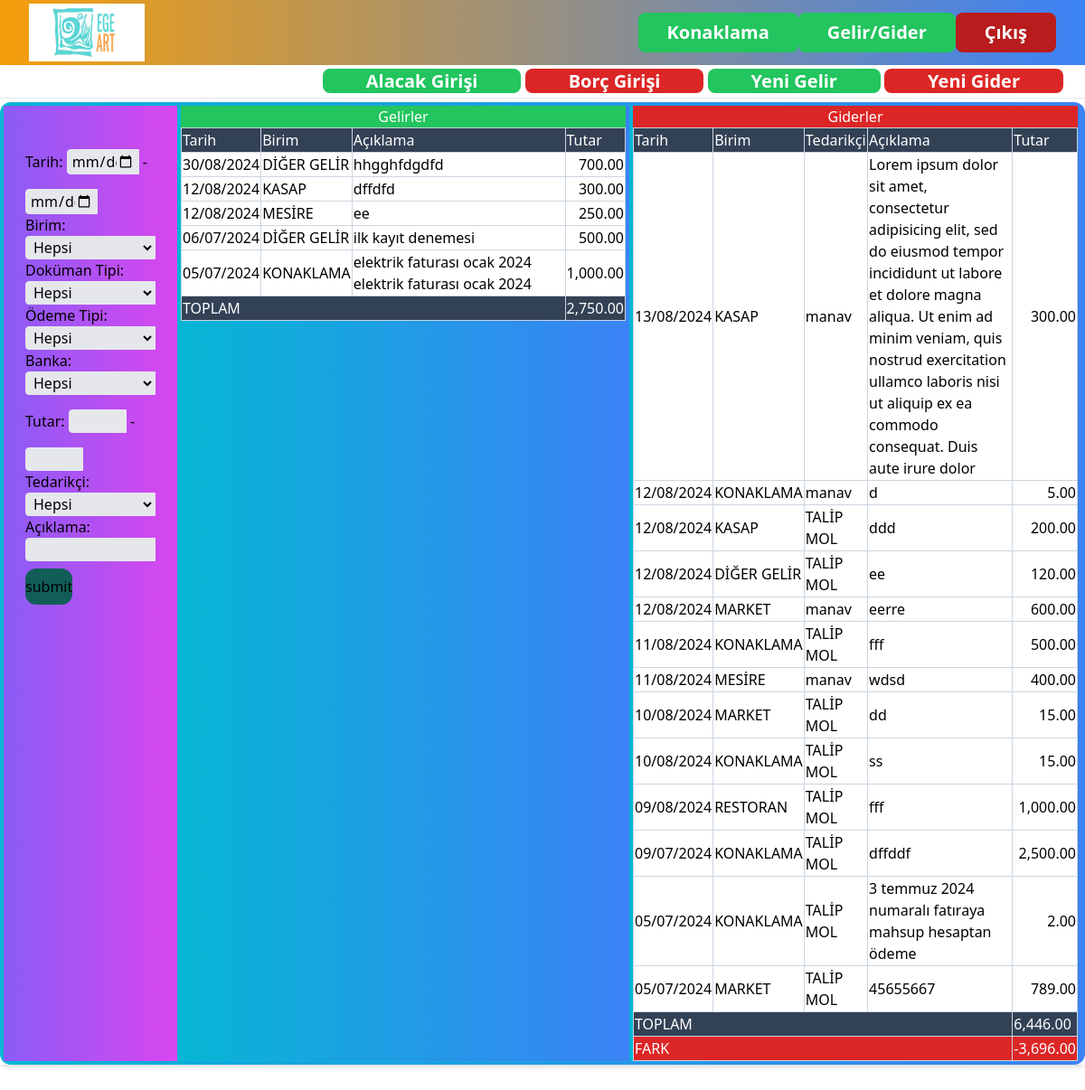
The app's page / (signed in) with its own data.
### account/models.py (models this page shows, shortened)
class Account(models.Model):
    documentType = models.ForeignKey(DocumentType,related_name='accounts',on_delete=models.CASCADE)
    payType = models.ForeignKey(PayType,related_name='accounts',on_delete=models.CASCADE,blank=True,null=True)
    banka = models.ForeignKey(Banka,related_name='accounts',on_delete=models.CASCADE,blank=True,null=True)
    documentDate = models.DateField()
    description = models.CharField(max_length=255,blank=True,null=True)
    price = models.FloatField()
    currencyUnit = models.ForeignKey(CurrencyUnit,related_name='accounts',on_delete=models.CASCADE)
    area = models.ForeignKey(area_models.Area,related_name='accounts',on_delete=models.CASCADE,blank=True,null=True)
    supplier = models.ForeignKey(Supplier,related_name='accounts',on_delete=models.CASCADE,blank=True,null=True)
    documentImage = models.ImageField(upload_to='item_images',blank=True,null=True)
    created_by = models.ForeignKey(User,related_name='accounts',on_delete=models.CASCADE)
    created_at = models.DateTimeField(auto_now_add=True)

class Supplier(models.Model):
    name = models.CharField(max_length=255)
    isCustomer = models.BooleanField(blank=True,null=True)
    isSupplier = models.BooleanField(blank=True,null=True)
    address = models.CharField(max_length=255,blank=True,null=True)
    contact = models.CharField(max_length=35,blank=True,null=True)
    phoneNumber = models.CharField(max_length=20,blank=True,null=True)
    class Meta:
        ordering = ('name',)
        verbose_name_plural = 'Suppliers'
    def __str__(self):
        return self.name

### area/models.py (models this page shows)
class Area(models.Model):
        class AreaTypeChoices(models.TextChoices):
             TENTE="T"
             CARAVAN = "C"
             ROOM = "H"
             NOTAREA = "N"
        name = models.CharField(max_length=30)
        capacity = models.IntegerField(blank=True,null=True)
        areaType = models.CharField(max_length =1,choices=AreaTypeChoices.choices)
        class Meta:
            ordering = ('name',)
            verbose_name_plural = 'Areas'
        def __str__(self):
            return self.name

### core/views.py (the view)
# urls.py: path('', views.index, name='index'),
@login_required
def index(request):
    accountlists=Account.objects.filter(documentType__accountType="Gelir")
    account_filter = AccountFilter(request.GET,queryset=Account.objects.filter(documentType__accountType="GL").order_by("-documentDate"))
    paginator = Paginator(account_filter.qs,100)
    page_number = request.GET.get("page")
    accounts=paginator.get_page(page_number)
    accountlists2=Account.objects.all()
    account_filter2 = AccountFilter(request.GET,queryset=Account.objects.filter(documentType__accountType="GD").order_by("-documentDate"))
    paginator2 = Paginator(account_filter2.qs,100)
    page_number2 = request.GET.get("page")
    accounts2=paginator2.get_page(page_number2)
    sumPrice1 = 0
    for obj in account_filter.qs:
        sumPrice1 = sumPrice1 + obj.price
    sumPrice2 = 0
    for obj in account_filter2.qs:
        sumPrice2 = sumPrice2 + obj.price
    sumFark = sumPrice1 - sumPrice2
    context = {
        'form':account_filter.form,
        'accounts':accounts,
        'accounts2':accounts2,
        'sumPrice1':sumPrice1,
        'sumPrice2':sumPrice2,
        'sumFark':sumFark
    }
    return render(request,'core/index.html', context)

### account/models.py (called while the page is built)
            def __str__(self):
                return self.name

    def __str__(self):
        return self.name

    def __str__(self):
        return self.name

### core/templates/core/index.html (shortened to what this page needs)
{% extends 'core/base.html' %}
{% block content %}
<nav class="px-6 py-1 border-b bg-white items-center justify-between flex">
     <div>
        <a href="{% url 'account:credit' %}" class="text-white px-12 text-xl font-bold bg-green-500 rounded-lg" >Alacak Girişi</a>
        <a href="{% url 'account:debit' %}" class="text-white px-12 text-xl font-bold bg-red-600 rounded-lg" >Borç Girişi</a>
        <a href="{% url 'account:newGelir' %}" class="text-white px-12 text-xl font-bold bg-green-500 rounded-lg" >Yeni Gelir</a>
         <a href="{% url 'account:new' %}" class="text-white px-12 text-xl font-bold bg-red-600 rounded-lg" >Yeni Gider</a>
     </div>
</nav>
<div class="mt-1 px-1 py-1 bg-gradient-to-r from-cyan-500 to-blue-500 rounded-xl flex">
    <div class="flex-1 bg-gradient-to-r from-violet-500 to-fuchsia-500">
        <nav class="flex w-48 h-full ">
            <div class="w-full flex mx-auto px-6 py-8">
                <form method="get" action="{% url 'core:index'%}">
                    {{form.as_p}}
                    <input type="submit" value="submit" class="items-center h-10 rounded-xl bg-teal-800 mt-2"/>
                </form>
            </div>
        </nav>
    </div>
 <div class="grid grid-cols-2 w-full bg-gradient-to-r from-cyan-500 to-blue-500" >
    <div class="bg-gradient-to-r from-cyan-500 to-blue-500 px-1  w-3/3">
        <table class="table-fixed border-collapse border border-slate-400">
            <caption class="caption-top bg-green-500 text-white">
                Gelirler
            </caption>
            <thead class="bg-slate-700">
                <tr>
                    <td class="border border-slate-300 text-white">Tarih</td>
                    <td class="border border-slate-300 text-white">Birim</td>
                    <td class="border border-slate-300 text-white">Açıklama</td>
                    <td class="border border-slate-300 text-white">Tutar</td>
                </tr>
            </thead>
            {% for account in accounts %}
            <a href="{% url 'account:detailgl' account.id %}">
                <tr class="bg-white">
                 <td class="border border-slate-300"><a href="{% url 'account:detailgl' account.id %}">{{ account.documentDate |date:"d/m/Y"}}</a></td>
                 <td class="border border-slate-300">{{ account.area }}</td>
                 <td class="border border-slate-300">{{ account.description }}</td>
                 <td class="border border-slate-300 text-right">{{ account.price |floatformat:"2g" }}</td>
            </tr>
            </a>
            {% endfor %}
            <tfoot  class="bg-slate-700">
                <tr>
                    <td colspan=3 class="border border-slate-300 text-white">TOPLAM</td>
                    <td class="border border-slate-300 text-white">{{sumPrice1|floatformat:"2g"}}</td>
                </tr>
            </tfoot>
        </table>
    </div>
    <div class="bg-gradient-to-r from-cyan-500 to-blue-500 px-1  w-3/3">
        <table class="table-fixed border-collapse border border-slate-400">
            <caption  class="caption-top bg-red-600 text-white">
                Giderler
            </caption>
            <thead  class="bg-slate-700">
                <tr>
                    <td class="border border-slate-300 text-white">Tarih</td>
                    <td class="border border-slate-300 text-white">Birim</td>
                    <td class="border border-slate-300 text-white">Tedarikçi</td>
                    <td class="border border-slate-300 text-white">Açıklama</td>
                    <td class="border border-slate-300 text-white">Tutar</td>
                </tr>
            </thead>
            {% for account in accounts2 %}
            <a href="{% url 'account:detail' account.id %}">
                <tr class="bg-white">
                 <td class="border border-slate-300"><a href="{% url 'account:detail' account.id %}">{{ account.documentDate |date:"d/m/Y"}}</a></td>
                 <td class="border border-slate-300">{{ account.area }}</td>
                 <td class="border border-slate-300">{{ account.supplier }}</td>
                 <td class="border border-slate-300">{{ account.description }}</td>
                 <td class="border border-slate-300 text-right">{{ account.price |floatformat:"2g" }}</td>
            </tr>
            </a>
            {% endfor %}
            <tfoot  class="bg-slate-700">
                <tr>
                    <td colspan=4 class="border border-slate-300 text-white">TOPLAM</td>
                    <td class="border border-slate-300 text-white">{{sumPrice2|floatformat:"2g"}}</td>
                </tr>
                {% if sumFark < 0 %}
                <tr class="bg-red-600">
                    <td colspan=4 class="border border-slate-300 text-white">FARK</td>
                    <td class="border border-slate-300 text-white">{{sumFark|floatformat:"2g"}}</td>
                </tr>
                {% endif %}
            </tfoot>
        </table>
    </div>
 </div>
</div>
{% endblock %}

### core/templates/core/base.html (shortened to what this page needs)
{% load static %}
<!doctype html>
<html>
<head>
  <script src="https://cdn.tailwindcss.com"></script>
</head>
<body>
  <nav x-data="{ mobileMenuIsOpen: false }" @click.away="mobileMenuIsOpen = false" class="py-1 px-8 bg-gradient-to-r from-amber-500 to-blue-500 items-center justify-between flex">
   <img class="object-fill h-8 w-16 md:h-16 md:w-32" src="{% static 'egeartlogo.jpeg'%}">
    <div class="hidden md:flex">
        {% if request.user.is_authenticated %}
        <a href="{% url 'index' %}" class="text-white text-sm md:text-xl font-bold py-2 px-8 bg-green-500 hover:bg-green-600  rounded-lg" >Konaklama</a>
        <a href="{% url 'index' %}" class="text-white text-sm md:text-xl font-bold py-2 px-8 bg-green-500 hover:bg-green-600  rounded-lg" >Gelir/Gider</a>
        <a href="{% url 'core:logout' %}" class="text-white text-sm md:text-xl font-bold  py-2 px-8 bg-red-700 hover:bg-red-800 rounded-lg" >Çıkış</a>
        {% else %}
        <a href="{% url 'core:login' %}" class="text-white text-sm md:text-xl  font-bold py-2 px-8 bg-slate-600  rounded-lg" >Giriş</a>
        <a href="{% url 'core:signup' %}" class="text-white text-sm md:text-xl  font-bold py-2 px-8 bg-sky-600 rounded-lg" >Kayıt</a>
        {% endif %}
    </div>
  </nav>
  <div class="flex h-screen bg-amber-500">
    <div class="flex-1 flex flex-col overflow-hidden">
      <div class="flex h-full">
        <main class="flex flex-col w-full bg-white overflow-x-hidden overflow-y-auto mb-14">
            <div class="relative overflow-x-auto shadow-md ">
                {% block content %}
                {% endblock %}
            </div>
        </main>
      </div>
    </div>
  </div>
</body>
</html>

### records on screen
Account: documentDate "30/08/2024", area "DİĞER GELİR", description "hhgghfdgdfd", price "700.00"
Account: documentDate "12/08/2024", area "KASAP", description "dffdfd", price "300.00"
Account: documentDate "12/08/2024", area "MESİRE", description "ee", price "250.00"
Account: documentDate "06/07/2024", area "DİĞER GELİR", description "ilk kayıt denemesi", price "500.00"
Account: documentDate "05/07/2024", area "KONAKLAMA", description "elektrik faturası ocak 2024 elektrik faturası ocak 2024", price "1,000.00"
Account: documentDate "13/08/2024", area "KASAP", supplier "manav", description "Lorem ipsum dolor sit amet, consectetur adipisicing elit, sed do eiusmod tempor incididunt ut labore et dolore magna aliqua. Ut enim ad minim veniam, quis nostrud exercitation ullamco laboris nisi ut aliquip ex ea commodo consequat. Duis aute irure dolor", price "300.00"
Account: documentDate "12/08/2024", area "KONAKLAMA", supplier "manav", description "d", price "5.00"
Account: documentDate "12/08/2024", area "KASAP", supplier "TALİP MOL", description "ddd", price "200.00"
Account: documentDate "12/08/2024", area "DİĞER GELİR", supplier "TALİP MOL", description "ee", price "120.00"
Account: documentDate "12/08/2024", area "MARKET", supplier "manav", description "eerre", price "600.00"
Account: documentDate "11/08/2024", area "KONAKLAMA", supplier "TALİP MOL", description "fff", price "500.00"
Account: documentDate "11/08/2024", area "MESİRE", supplier "manav", description "wdsd", price "400.00"
Account: documentDate "10/08/2024", area "MARKET", supplier "TALİP MOL", description "dd", price "15.00"
Account: documentDate "10/08/2024", area "KONAKLAMA", supplier "TALİP MOL", description "ss", price "15.00"
Account: documentDate "09/08/2024", area "RESTORAN", supplier "TALİP MOL", description "fff", price "1,000.00"
Account: documentDate "09/07/2024", area "KONAKLAMA", supplier "TALİP MOL", description "dffddf", price "2,500.00"
Account: documentDate "05/07/2024", area "KONAKLAMA", supplier "TALİP MOL", description "3 temmuz 2024 numaralı fatıraya mahsup hesaptan ödeme", price "2.00"
Account: documentDate "05/07/2024", area "MARKET", supplier "TALİP MOL", description "45655667", price "789.00"

### other values on screen
{{ sumPrice1|floatformat:"2g" }} "2,750.00"
{{ sumPrice2|floatformat:"2g" }} "6,446.00"
{{ sumFark|floatformat:"2g" }} "-3,696.00"
